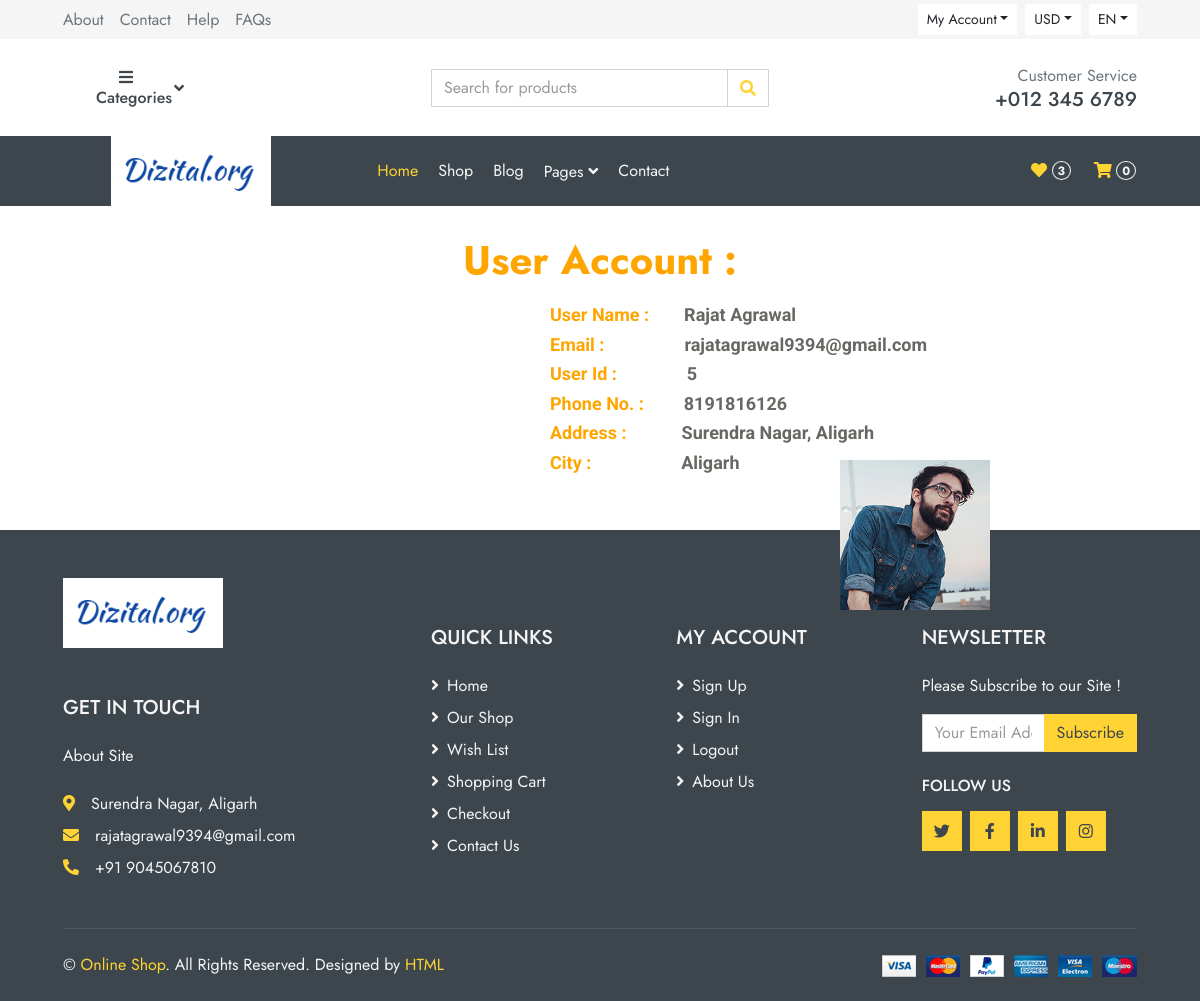
/user_account.php (signed in), run on the app's committed database.
### tables this page shows
CREATE TABLE `users` (
  `id` int(11) NOT NULL,
  `name` varchar(20) NOT NULL,
  `email` varchar(45) NOT NULL,
  `mobile` varchar(20) NOT NULL,
  `mobile_verified` int(11) NOT NULL,
  `password` text NOT NULL,
  `address` varchar(55) NOT NULL,
  `city` varchar(20) NOT NULL,
  `pic` varchar(55) NOT NULL,
  `status` int(11) NOT NULL,
  `created_date` timestamp NOT NULL DEFAULT current_timestamp()
);

### user_account.php (the view, shortened to what this page needs)
<?php
include("./connection.php");
if (isset($_SESSION['user_id'])) {
?>
<!DOCTYPE html>
<html lang="en">
<?php include 'site_head.php'; ?>
<body>
	<?Php
		include("header.php");
	?>
		<?php
		$user_id = $_SESSION['user_id'];
		$sql = "select * from users where id='$user_id'";
		$result_object = mysqli_query($conn, $sql);
		$rows = mysqli_num_rows($result_object);
		$user_name = '';
		$email = '';
		$user_id = -1;
		$phone_number = '';
		$address = '';
		$city = '';
		$pic = '';
		if ($rows > 0) {
			$data = mysqli_fetch_assoc($result_object);
			$user_name = $data['name'];
			$email = $data['email'];
			$user_id = $data['id'];
			$phone_number = $data['mobile'];
			$address = $data['address'];
			$city = $data['city'];
			$pic = $data['pic'];
		}
		?>
		<div class="features_items text-center">
			<h1 class="text-center" style="color: orange; margin-bottom: 20px; font-weight: bold;">User Account :</h1>
			<div style="display: flex; flex-direction: column;">
				<div style="display: flex; align-items: center;">
					<h2 style="margin-left: 550px; color: orange;font-family: 'Roboto', sans-serif;font-size: 18px;font-weight: 700; ">User Name :</h2>
					<h2 style="font-family: 'Roboto', sans-serif;font-size: 18px; color: #696763; font-weight: 700; margin-left: 35px;"><?php echo $user_name; ?></h2>
				</div>
				<div style="display: flex;">
					<h2 style="margin-left: 550px; color: orange; font-family: 'Roboto', sans-serif;font-size: 18px;font-weight: 700;">Email :</h2>
					<h2 style="font-family: 'Roboto', sans-serif;font-size: 18px; color: #696763; font-weight: 700; margin-left: 80px;"><?php echo $email; ?></h2>
				</div>
				<div style="display: flex;">
					<h2 style="margin-left: 550px; color: orange; font-family: 'Roboto', sans-serif;font-size: 18px;font-weight: 700;">User Id :</h2>
					<h2 style="font-family: 'Roboto', sans-serif;font-size: 18px; color: #696763; font-weight: 700; margin-left: 70px;"><?php echo $user_id; ?></h2>
				</div>
				<div style="display: flex;">
					<h2 style="margin-left: 550px; color: orange; font-family: 'Roboto', sans-serif;font-size: 18px;font-weight: 700;">Phone No. :</h2>
					<h2 style="font-family: 'Roboto', sans-serif;font-size: 18px; color: #696763; font-weight: 700; margin-left: 40px;"><?php echo $phone_number; ?></h2>
				</div>
				<div style="display: flex;">
					<h2 style="margin-left: 550px;color: orange; font-family: 'Roboto', sans-serif;font-size: 18px;font-weight: 700;">Address :</h2>
					<h2 style="font-family: 'Roboto', sans-serif;font-size: 18px; color: #696763; font-weight: 700; margin-left: 55px;"><?php echo $address; ?></h2>
				</div>
				<div style="display: flex;">
					<h2 style="margin-left: 550px; color: orange; font-family: 'Roboto', sans-serif;font-size: 18px;font-weight: 700;">City :</h2>
					<h2 style="font-family: 'Roboto', sans-serif;font-size: 18px; color: #696763; font-weight: 700; margin-left: 90px;"><?php echo $city; ?></h2>
				</div>
				<div style="height: 200px;width: 150px; position: absolute;top: 46%;left: 70%;">
					<img src="<?php echo '.' . $pic; ?>" style="max-width: 150px; max-height: 200px;">
				</div>
			</div>
		</div>
		<?php
		include("footer.php");
		?>
</body>
</html>
<?php } else {
		header("Location: index.php");
	}
?>

### site_head.php (style rules this page uses)
* { box-sizing: border-box; }

### data on the page
users: name "Rajat Agrawal", email "rajatagrawal9394@gmail.com", id "5", mobile "8191816126", address "Surendra Nagar, Aligarh", city "Aligarh", pic (picture)

### other printed values
getCartItems('WISHLIST') "3"
getCartItems() "0"
